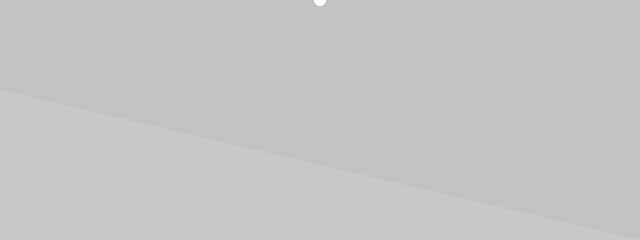
Frame 1 (no input)
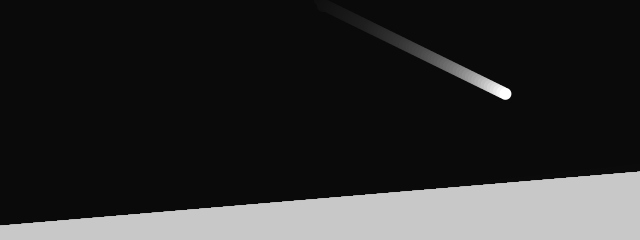
Frame 60 (the mouse pressed at the canvas centre just before this capture)
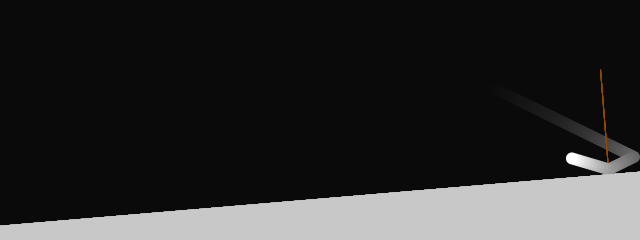
Frame 120 (the mouse held since frame 60 and released just before this capture)

The Processing sketch that drew these frames (run headless with seeded random() and noise(); from frame 60 on, the mouse is pressed at the canvas centre):

// Processing sketch: Reflection1
// ── Reflection1.pde
/**
 * Non-orthogonal Reflection
 * by Ira Greenberg.
 * 
 * Based on the equation (R = 2N(N*L)-L) where R is the 
 * reflection vector, N is the normal, and L is the incident 
 * vector.
 */

float baseX1, baseY1, baseX2, baseY2;
float baseLength;
float[] xCoords, yCoords;
float ellipseX, ellipseY, ellipseRadius = 6;
float directionX, directionY;
float ellipseSpeed = 3.5;
float velocityX, velocityY;

void setup() {
  size(640, 240);
  
  frameRate(30);
  fill(128);
  smooth();
  
  baseX1 = 0;
  baseY1 = height - 150;
  baseX2 = width;
  baseY2 = height;
  
  // start ellipse at middle top of screen
  ellipseX = width / 2;
  
  // calculate initial random direction
  directionX = random(0.1, 0.99);
  directionY = random(0.1, 0.99);
  
  // normalize direction vector
  float directionVectLength = sqrt(directionX * directionX + 
            directionY * directionY);
  
  directionX /= directionVectLength;
  directionY /= directionVectLength;
}

void draw() {
  // draw background
  fill(0, 12);
  noStroke();
  rect(0, 0, width, height);
  
  // calculate length of base top
  baseLength = dist(baseX1, baseY1, baseX2, baseY2);
  xCoords = new float[ceil(baseLength)];
  yCoords = new float[ceil(baseLength)];
  
  // fill base top coordinate array
  for (int i = 0; i < xCoords.length; i++) {
    xCoords[i] = baseX1 + ((baseX2 - baseX1) / baseLength) * i;
    yCoords[i] = baseY1 + ((baseY2 - baseY1) / baseLength) * i;
  }
  
  // draw base
  fill(200);
  quad(baseX1, baseY1, baseX2, baseY2, baseX2, height, 0, height);
  
  // calculate base top normal
  float baseDeltaX = (baseX2 - baseX1) / baseLength;
  float baseDeltaY = (baseY2 - baseY1) / baseLength;
  float normalX = -baseDeltaY;
  float normalY = baseDeltaX;
  
  // draw ellipse
  noStroke();
  fill(255);
  ellipse(ellipseX, ellipseY, ellipseRadius * 2, ellipseRadius * 2);
  
  // calculate ellipse velocity
  velocityX = directionX * ellipseSpeed;
  velocityY = directionY * ellipseSpeed;
  
  // move elipse
  ellipseX += velocityX;
  ellipseY += velocityY;
  
  // normalized incidence vector
  float incidenceVectorX = -directionX;
  float incidenceVectorY = -directionY;
  
  // detect and handle collision
  for (int i = 0; i < xCoords.length; i++) {
    // check distance between ellipse and base top coordinates
    if (dist(ellipseX, ellipseY, xCoords[i], yCoords[i]) < ellipseRadius) {
      // calculate dot product of incident vector and base top normal
      float dot = incidenceVectorX * normalX + incidenceVectorY * normalY;
      
      // calculate reflection vector
      float reflectionVectorX = 2 * normalX * dot - incidenceVectorX;
      float reflectionVectorY = 2 * normalY * dot - incidenceVectorY;
      
      // assign reflection vector to direction vector
      directionX = reflectionVectorX;
      directionY = reflectionVectorY;
      
      // draw base top normal at collision point
      stroke(255, 128, 0);
      line(ellipseX, ellipseY, ellipseX - normalX * 100, 
            ellipseY - normalY * 100);
    }
  }
  
  // detect boundary collision
  // right
  if (ellipseX > width - ellipseRadius) {
    ellipseX = width - ellipseRadius;
    directionX *= -1;
  }
  // left
  if (ellipseX < ellipseRadius) {
    ellipseX = ellipseRadius;
    directionX *= -1;
  }
  // top
  if (ellipseY < ellipseRadius) {
    ellipseY = ellipseRadius;
    directionY *= -1;
	
    // randomize base top
    baseY1 = random(height - 100, height);
    baseY2 = random(height - 100, height);
  }
}
